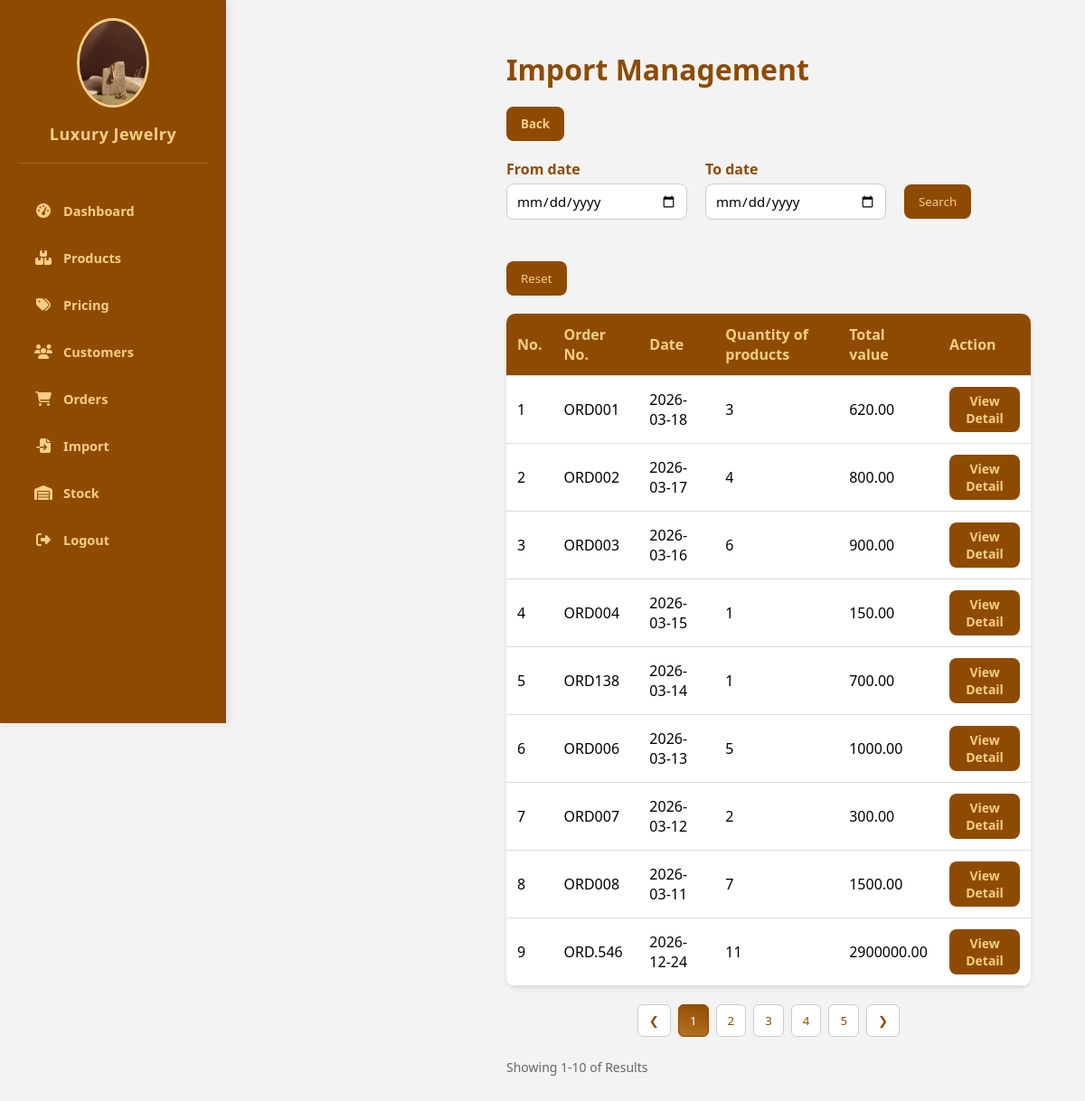
The app's page /admin/Import_product/search_form.php with its own data.
### tables this page shows
CREATE TABLE `goods_receipt` (
  `id` int(11) NOT NULL AUTO_INCREMENT,
  `order_number` varchar(50) NOT NULL,
  `entry_date` date NOT NULL,
  `supplier` varchar(255) DEFAULT NULL,
  `total_quantity` int(11) DEFAULT 0,
  `total_value` decimal(15,2) DEFAULT 0.00,
  `status` enum('Draft','Completed') DEFAULT 'Draft',
  `created_at` timestamp NOT NULL DEFAULT current_timestamp(),
  PRIMARY KEY (`id`)
);

### admin/Import_product/search_form.php (the view, shortened to what this page needs)
<!DOCTYPE html>
<html lang="vi">
<head>
  <link rel="stylesheet" href="../admin_function.css">
  <link rel="stylesheet" href="https://cdnjs.cloudflare.com/ajax/libs/font-awesome/6.4.0/css/all.min.css">
</head>
<body>
<?php include '../sidebar_include.php'; ?>
<div class="content">
  <main>
    <header><h1>Import Management</h1></header>
    <div class="back-button-container">
      <button type="button" class="btn" onclick="window.location.href='import_management.php'">Back</button>
    </div>
    <div class="search-section">
      <div class="search-group">
        <label class="search-label">From date</label>
        <input type="date" class="search-input">
      </div>
      <div class="search-group">
        <label class="search-label">To date</label>
        <input type="date" class="search-input">
      </div>
      <button class="btn-search" onclick="window.location.href='search_form.php'">Search</button>
      <button class="btn-reset">Reset</button>
    </div>
    <div class="user-list">
      <table>
        <thead>
          <tr>
            <th>No.</th>
            <th>Order No.</th>
            <th>Date</th>
            <th>Quantity of products</th>
            <th>Total value</th>
            <th>Action</th>
          </tr>
        </thead>
        <?php
        include __DIR__ . "/../../config/config.php";
        $sql = "SELECT * FROM goods_receipt WHERE 1";
        $result = $conn->query($sql);
        $i=1;
        ?>
        <tbody>
            <?php while($row = $result->fetch_assoc()): ?>
            <tr>
              <td><?= $i++ ?></td>
              <td><?= $row['order_number'] ?></td>
              <td><?= $row['entry_date'] ?></td>
              <td><?= $row['total_quantity'] ?></td>
              <td><?= $row['total_value'] ?></td>
              <td>
                <a href="entry_form_detail.php?id=<?= $row['id'] ?>" class="btn small">View Detail</a>
              </td>
            </tr>
        <?php endwhile; ?>
        </tbody>
      </table>
    </div>
    <div class="pagination">
      <button class="pagination-btn">&#10094;</button>
      <button class="pagination-btn active">1</button>
      <button class="pagination-btn">2</button>
      <button class="pagination-btn">3</button>
      <button class="pagination-btn">4</button>
      <button class="pagination-btn">5</button>
      <button class="pagination-btn">&#10095;</button>
    </div>
    <div class="pagination-info">Showing 1-10 of Results</div>
  </main>
</div>
</body>
</html>

### admin/admin_function.css (style rules this page uses)
* { margin: 0; padding: 0; box-sizing: border-box; font-family: "Segoe UI", sans-serif; }
body { display: flex; min-height: 100vh; background-color: #f3f3f3; }
.content { flex: 1; padding: 30px; margin-left: 250px; }
main { flex: 1; padding: 25px 30px; margin-left: 250px; }
header h1 { color: #8e4b00; margin-bottom: 20px; }
table { width: 100%; border-collapse: collapse; background: white; border-radius: 10px; overflow: hidden; box-shadow: 0 2px 5px rgba(0, 0, 0, 0.1); }
th, td { padding: 12px; text-align: left; border-bottom: 1px solid #ddd; }
th { background-color: #8e4b00; color: #f8ce86; }
.btn { display: inline-block; padding: 10px 16px; background-color: #8e4b00; color: #f8ce86; text-decoration: none; border-radius: 8px; font-weight: bold; text-align: center; transition: all 0.3s; border: none; }
.btn.small { padding: 6px 10px; font-size: 14px; }
.search-section { display: flex; align-items: center; gap: 20px; margin: 20px 0; flex-wrap: wrap; }
.search-group { display: flex; flex-direction: column; }
.search-label { font-weight: bold; color: #8e4b00; margin-bottom: 5px; }
.search-input, select { padding: 8px 10px; border: 1px solid #ccc; border-radius: 8px; width: 200px; font-size: 15px; transition: all 0.3s ease; }
.btn-search, .btn-reset { background-color: #8e4b00; color: #f8ce86; border: none; border-radius: 8px; padding: 10px 16px; cursor: pointer; transition: all 0.3s ease; display: flex; align-items: center; justify-content: center; margin-top: 26px; }
.pagination-info { color: #666; font-size: 14px; }
.pagination { display: flex; gap: 5px; }
.pagination-btn { padding: 8px 12px; border: 1px solid #ccc; background: white; color: #8e4b00; border-radius: 6px; cursor: pointer; transition: all 0.3s ease; font-weight: 500; }
.pagination-btn.active { background: linear-gradient(195deg, #8e4b00, #b87127); color: white; border-color: #8e4b00; }
.pagination { display: flex; justify-content: center; align-items: center; margin: 24px 0; gap: 10px; }

### admin/Import_product/search_form.php (style rules this page uses)
.back-button-container { margin-bottom: 0.5cm; }
.pagination { display: flex; justify-content: center; align-items: center; gap: 8px; margin-top: 20px; }

### records on screen
goods_receipt: order_number "ORD001", entry_date "2026-03-18", total_quantity "3", total_value "620.00"
goods_receipt: order_number "ORD002", entry_date "2026-03-17", total_quantity "4", total_value "800.00"
goods_receipt: order_number "ORD003", entry_date "2026-03-16", total_quantity "6", total_value "900.00"
goods_receipt: order_number "ORD004", entry_date "2026-03-15", total_quantity "1", total_value "150.00"
goods_receipt: order_number "ORD138", entry_date "2026-03-14", total_quantity "1", total_value "700.00"
goods_receipt: order_number "ORD006", entry_date "2026-03-13", total_quantity "5", total_value "1000.00"
goods_receipt: order_number "ORD007", entry_date "2026-03-12", total_quantity "2", total_value "300.00"
goods_receipt: order_number "ORD008", entry_date "2026-03-11", total_quantity "7", total_value "1500.00"
goods_receipt: order_number "ORD.546", entry_date "2026-12-24", total_quantity "11", total_value "2900000.00"
